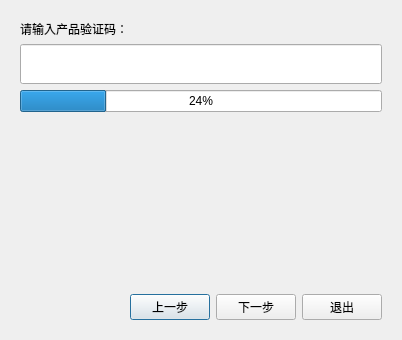
<?xml version="1.0" encoding="UTF-8"?>
<ui version="4.0">
 <class>GuideDialog</class>
 <widget class="QDialog" name="GuideDialog">
  <property name="geometry">
   <rect>
    <x>0</x>
    <y>0</y>
    <width>402</width>
    <height>340</height>
   </rect>
  </property>
  <property name="windowTitle">
   <string>Dialog</string>
  </property>
  <layout class="QVBoxLayout" name="verticalLayout">
   <item>
    <widget class="QWidget" name="content_" native="true">
     <layout class="QVBoxLayout" name="verticalLayout_2">
      <item>
       <widget class="QLabel" name="lbl_prompt_">
        <property name="maximumSize">
         <size>
          <width>16777215</width>
          <height>20</height>
         </size>
        </property>
        <property name="text">
         <string>请输入产品验证码：</string>
        </property>
       </widget>
      </item>
      <item>
       <widget class="QLineEdit" name="ledt_verif_code_">
        <property name="minimumSize">
         <size>
          <width>0</width>
          <height>40</height>
         </size>
        </property>
        <property name="styleSheet">
         <string notr="true">font-size:14px;</string>
        </property>
        <property name="text">
         <string/>
        </property>
       </widget>
      </item>
      <item>
       <widget class="QProgressBar" name="http_prss_bar_">
        <property name="value">
         <number>24</number>
        </property>
       </widget>
      </item>
      <item>
       <spacer name="verticalSpacer">
        <property name="orientation">
         <enum>Qt::Vertical</enum>
        </property>
        <property name="sizeHint" stdset="0">
         <size>
          <width>20</width>
          <height>30</height>
         </size>
        </property>
       </spacer>
      </item>
     </layout>
    </widget>
   </item>
   <item>
    <widget class="QWidget" name="btn_area" native="true">
     <property name="maximumSize">
      <size>
       <width>16777215</width>
       <height>50</height>
      </size>
     </property>
     <layout class="QHBoxLayout" name="horizontalLayout_2">
      <item>
       <layout class="QHBoxLayout" name="horizontalLayout">
        <item>
         <spacer name="horizontalSpacer">
          <property name="orientation">
           <enum>Qt::Horizontal</enum>
          </property>
          <property name="sizeHint" stdset="0">
           <size>
            <width>40</width>
            <height>20</height>
           </size>
          </property>
         </spacer>
        </item>
        <item>
         <widget class="QPushButton" name="btn_forward_">
          <property name="text">
           <string>上一步</string>
          </property>
         </widget>
        </item>
        <item>
         <widget class="QPushButton" name="btn_next_">
          <property name="text">
           <string>下一步</string>
          </property>
         </widget>
        </item>
        <item>
         <widget class="QPushButton" name="btn_quit_">
          <property name="text">
           <string>退出</string>
          </property>
         </widget>
        </item>
       </layout>
      </item>
     </layout>
    </widget>
   </item>
  </layout>
 </widget>
 <resources/>
 <connections/>
</ui>
